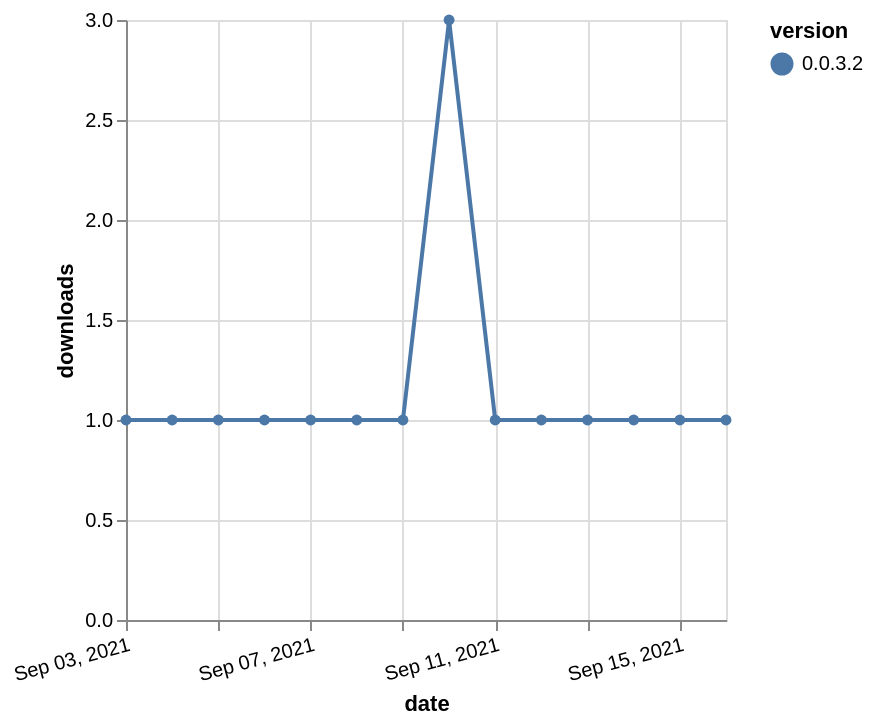

Write the Vega-Lite specification saved for this chart.
### Vega-Lite specification from a JSON file in a GitHub repository (floating-point values rounded to 4 significant figures)
{"$schema": "https://vega.github.io/schema/vega-lite/v5.json", "description": "A simple bar chart with embedded data.", "data": {"values": [{"date": "2021-09-03", "total": 137, "delta": 1, "version": "0.0.3.2"}, {"date": "2021-09-04", "total": 138, "delta": 1, "version": "0.0.3.2"}, {"date": "2021-09-05", "total": 139, "delta": 1, "version": "0.0.3.2"}, {"date": "2021-09-06", "total": 140, "delta": 1, "version": "0.0.3.2"}, {"date": "2021-09-07", "total": 141, "delta": 1, "version": "0.0.3.2"}, {"date": "2021-09-08", "total": 142, "delta": 1, "version": "0.0.3.2"}, {"date": "2021-09-09", "total": 143, "delta": 1, "version": "0.0.3.2"}, {"date": "2021-09-10", "total": 146, "delta": 3, "version": "0.0.3.2"}, {"date": "2021-09-11", "total": 147, "delta": 1, "version": "0.0.3.2"}, {"date": "2021-09-12", "total": 148, "delta": 1, "version": "0.0.3.2"}, {"date": "2021-09-13", "total": 149, "delta": 1, "version": "0.0.3.2"}, {"date": "2021-09-14", "total": 150, "delta": 1, "version": "0.0.3.2"}, {"date": "2021-09-15", "total": 151, "delta": 1, "version": "0.0.3.2"}, {"date": "2021-09-16", "total": 152, "delta": 1, "version": "0.0.3.2"}]}, "width": "container", "mark": {"type": "line", "point": {"filled": true}}, "encoding": {"x": {"field": "date", "type": "temporal", "timeUnit": "yearmonthdate", "title": "date", "axis": {"labelAngle": -15}}, "y": {"field": "delta", "type": "quantitative", "title": "downloads"}, "color": {"field": "version", "type": "nominal"}, "tooltip": {"field": "delta"}}}
